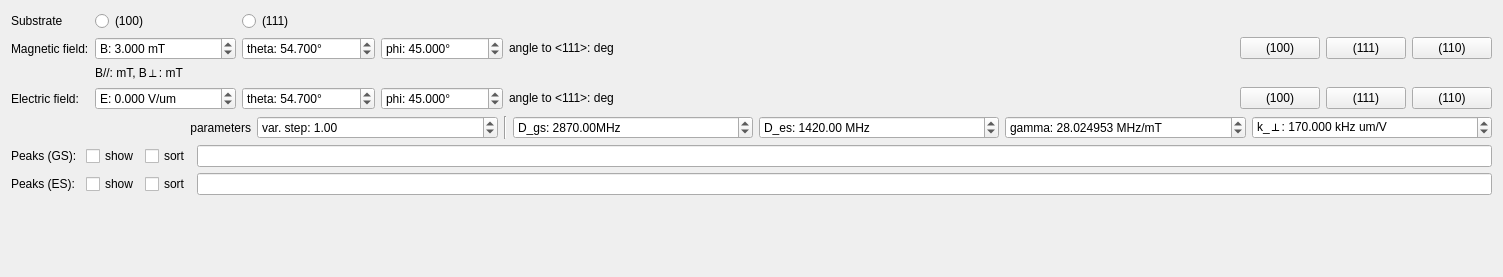
<?xml version="1.0" encoding="UTF-8"?>
<ui version="4.0">
 <class>ODMRPeaks</class>
 <widget class="QWidget" name="ODMRPeaks">
  <property name="geometry">
   <rect>
    <x>0</x>
    <y>0</y>
    <width>1503</width>
    <height>277</height>
   </rect>
  </property>
  <property name="sizePolicy">
   <sizepolicy hsizetype="Expanding" vsizetype="Preferred">
    <horstretch>0</horstretch>
    <verstretch>0</verstretch>
   </sizepolicy>
  </property>
  <property name="minimumSize">
   <size>
    <width>0</width>
    <height>0</height>
   </size>
  </property>
  <property name="windowTitle">
   <string>Form</string>
  </property>
  <layout class="QVBoxLayout" name="verticalLayout">
   <item>
    <layout class="QGridLayout" name="gridLayout_4">
     <item row="0" column="0">
      <widget class="QLabel" name="label_14">
       <property name="text">
        <string>Substrate</string>
       </property>
      </widget>
     </item>
     <item row="3" column="8">
      <widget class="QPushButton" name="E110Button">
       <property name="text">
        <string>(110)</string>
       </property>
      </widget>
     </item>
     <item row="1" column="5">
      <spacer name="horizontalSpacer_2">
       <property name="orientation">
        <enum>Qt::Horizontal</enum>
       </property>
       <property name="sizeHint" stdset="0">
        <size>
         <width>40</width>
         <height>20</height>
        </size>
       </property>
      </spacer>
     </item>
     <item row="1" column="3">
      <widget class="QDoubleSpinBox" name="BphiBox">
       <property name="prefix">
        <string>phi: </string>
       </property>
       <property name="suffix">
        <string>°</string>
       </property>
       <property name="decimals">
        <number>3</number>
       </property>
       <property name="minimum">
        <double>-999999999.000000000000000</double>
       </property>
       <property name="maximum">
        <double>999999999.000000000000000</double>
       </property>
       <property name="singleStep">
        <double>1.000000000000000</double>
       </property>
       <property name="value">
        <double>45.000000000000000</double>
       </property>
      </widget>
     </item>
     <item row="1" column="8">
      <widget class="QPushButton" name="B110Button">
       <property name="text">
        <string>(110)</string>
       </property>
      </widget>
     </item>
     <item row="1" column="0">
      <widget class="QLabel" name="label_10">
       <property name="text">
        <string>Magnetic field:</string>
       </property>
      </widget>
     </item>
     <item row="3" column="0">
      <widget class="QLabel" name="label_16">
       <property name="text">
        <string>Electric field:</string>
       </property>
      </widget>
     </item>
     <item row="3" column="2">
      <widget class="QDoubleSpinBox" name="EthetaBox">
       <property name="prefix">
        <string>theta: </string>
       </property>
       <property name="suffix">
        <string>°</string>
       </property>
       <property name="decimals">
        <number>3</number>
       </property>
       <property name="minimum">
        <double>-999999999.000000000000000</double>
       </property>
       <property name="maximum">
        <double>999999999.000000000000000</double>
       </property>
       <property name="singleStep">
        <double>1.000000000000000</double>
       </property>
       <property name="value">
        <double>54.700000000000003</double>
       </property>
      </widget>
     </item>
     <item row="3" column="6">
      <widget class="QPushButton" name="E100Button">
       <property name="text">
        <string>(100)</string>
       </property>
      </widget>
     </item>
     <item row="3" column="4">
      <widget class="QLabel" name="EangleLabel">
       <property name="text">
        <string>angle to &lt;111&gt;: deg</string>
       </property>
      </widget>
     </item>
     <item row="1" column="2">
      <widget class="QDoubleSpinBox" name="BthetaBox">
       <property name="prefix">
        <string>theta: </string>
       </property>
       <property name="suffix">
        <string>°</string>
       </property>
       <property name="decimals">
        <number>3</number>
       </property>
       <property name="minimum">
        <double>-999999999.000000000000000</double>
       </property>
       <property name="maximum">
        <double>999999999.000000000000000</double>
       </property>
       <property name="singleStep">
        <double>1.000000000000000</double>
       </property>
       <property name="value">
        <double>54.700000000000003</double>
       </property>
      </widget>
     </item>
     <item row="0" column="1">
      <widget class="QRadioButton" name="sub100Button">
       <property name="text">
        <string>(100)</string>
       </property>
      </widget>
     </item>
     <item row="1" column="7">
      <widget class="QPushButton" name="B111Button">
       <property name="text">
        <string>(111)</string>
       </property>
      </widget>
     </item>
     <item row="3" column="7">
      <widget class="QPushButton" name="E111Button">
       <property name="text">
        <string>(111)</string>
       </property>
      </widget>
     </item>
     <item row="3" column="1">
      <widget class="QDoubleSpinBox" name="EfieldBox">
       <property name="prefix">
        <string>E: </string>
       </property>
       <property name="suffix">
        <string> V/um</string>
       </property>
       <property name="decimals">
        <number>3</number>
       </property>
       <property name="minimum">
        <double>-999999999.000000000000000</double>
       </property>
       <property name="maximum">
        <double>999999999.000000000000000</double>
       </property>
       <property name="singleStep">
        <double>1.000000000000000</double>
       </property>
      </widget>
     </item>
     <item row="0" column="2">
      <widget class="QRadioButton" name="sub111Button">
       <property name="text">
        <string>(111)</string>
       </property>
      </widget>
     </item>
     <item row="1" column="1">
      <widget class="QDoubleSpinBox" name="BfieldBox">
       <property name="sizePolicy">
        <sizepolicy hsizetype="Preferred" vsizetype="Fixed">
         <horstretch>0</horstretch>
         <verstretch>0</verstretch>
        </sizepolicy>
       </property>
       <property name="prefix">
        <string>B: </string>
       </property>
       <property name="suffix">
        <string> mT</string>
       </property>
       <property name="decimals">
        <number>3</number>
       </property>
       <property name="minimum">
        <double>-999999999.000000000000000</double>
       </property>
       <property name="maximum">
        <double>999999999.000000000000000</double>
       </property>
       <property name="singleStep">
        <double>1.000000000000000</double>
       </property>
       <property name="value">
        <double>3.000000000000000</double>
       </property>
      </widget>
     </item>
     <item row="1" column="4">
      <widget class="QLabel" name="BangleLabel">
       <property name="text">
        <string>angle to &lt;111&gt;: deg</string>
       </property>
      </widget>
     </item>
     <item row="3" column="3">
      <widget class="QDoubleSpinBox" name="EphiBox">
       <property name="prefix">
        <string>phi: </string>
       </property>
       <property name="suffix">
        <string>°</string>
       </property>
       <property name="decimals">
        <number>3</number>
       </property>
       <property name="minimum">
        <double>-999999999.000000000000000</double>
       </property>
       <property name="maximum">
        <double>999999999.000000000000000</double>
       </property>
       <property name="singleStep">
        <double>1.000000000000000</double>
       </property>
       <property name="value">
        <double>45.000000000000000</double>
       </property>
      </widget>
     </item>
     <item row="2" column="1" colspan="3">
      <widget class="QLabel" name="BfieldLabel">
       <property name="text">
        <string>B//: mT, B⊥: mT</string>
       </property>
      </widget>
     </item>
     <item row="1" column="6">
      <widget class="QPushButton" name="B100Button">
       <property name="text">
        <string>(100)</string>
       </property>
      </widget>
     </item>
    </layout>
   </item>
   <item>
    <layout class="QHBoxLayout" name="horizontalLayout_4">
     <item>
      <widget class="QLabel" name="label_15">
       <property name="text">
        <string>parameters</string>
       </property>
       <property name="alignment">
        <set>Qt::AlignRight|Qt::AlignTrailing|Qt::AlignVCenter</set>
       </property>
      </widget>
     </item>
     <item>
      <widget class="QDoubleSpinBox" name="stepBox">
       <property name="prefix">
        <string>var. step: </string>
       </property>
       <property name="maximum">
        <double>999999999.000000000000000</double>
       </property>
       <property name="singleStep">
        <double>0.100000000000000</double>
       </property>
       <property name="value">
        <double>1.000000000000000</double>
       </property>
      </widget>
     </item>
     <item>
      <widget class="Line" name="line_2">
       <property name="orientation">
        <enum>Qt::Vertical</enum>
       </property>
      </widget>
     </item>
     <item>
      <widget class="QDoubleSpinBox" name="DgsBox">
       <property name="prefix">
        <string>D_gs: </string>
       </property>
       <property name="suffix">
        <string>MHz</string>
       </property>
       <property name="decimals">
        <number>2</number>
       </property>
       <property name="minimum">
        <double>-999999999.000000000000000</double>
       </property>
       <property name="maximum">
        <double>999999999.000000000000000</double>
       </property>
       <property name="value">
        <double>2870.000000000000000</double>
       </property>
      </widget>
     </item>
     <item>
      <widget class="QDoubleSpinBox" name="DesBox">
       <property name="prefix">
        <string>D_es: </string>
       </property>
       <property name="suffix">
        <string> MHz</string>
       </property>
       <property name="minimum">
        <double>-999999999.000000000000000</double>
       </property>
       <property name="maximum">
        <double>999999999.000000000000000</double>
       </property>
       <property name="value">
        <double>1420.000000000000000</double>
       </property>
      </widget>
     </item>
     <item>
      <widget class="QDoubleSpinBox" name="gammaBox">
       <property name="prefix">
        <string>gamma: </string>
       </property>
       <property name="suffix">
        <string> MHz/mT</string>
       </property>
       <property name="decimals">
        <number>6</number>
       </property>
       <property name="minimum">
        <double>-999999999.000000000000000</double>
       </property>
       <property name="maximum">
        <double>999999999.000000000000000</double>
       </property>
       <property name="value">
        <double>28.024953000000000</double>
       </property>
      </widget>
     </item>
     <item>
      <widget class="QDoubleSpinBox" name="kperpBox">
       <property name="prefix">
        <string>k_⊥: </string>
       </property>
       <property name="suffix">
        <string> kHz um/V</string>
       </property>
       <property name="decimals">
        <number>3</number>
       </property>
       <property name="minimum">
        <double>-999999999.000000000000000</double>
       </property>
       <property name="maximum">
        <double>999999999.000000000000000</double>
       </property>
       <property name="value">
        <double>170.000000000000000</double>
       </property>
      </widget>
     </item>
    </layout>
   </item>
   <item>
    <layout class="QGridLayout" name="gridLayout_2">
     <item row="2" column="3">
      <widget class="QLineEdit" name="esEdit">
       <property name="readOnly">
        <bool>true</bool>
       </property>
      </widget>
     </item>
     <item row="1" column="1">
      <widget class="QCheckBox" name="showgsBox">
       <property name="text">
        <string>show</string>
       </property>
      </widget>
     </item>
     <item row="1" column="0">
      <widget class="QLabel" name="label_12">
       <property name="text">
        <string>Peaks (GS): </string>
       </property>
      </widget>
     </item>
     <item row="2" column="1">
      <widget class="QCheckBox" name="showesBox">
       <property name="text">
        <string>show</string>
       </property>
      </widget>
     </item>
     <item row="1" column="3">
      <widget class="QLineEdit" name="gsEdit">
       <property name="readOnly">
        <bool>true</bool>
       </property>
      </widget>
     </item>
     <item row="2" column="0">
      <widget class="QLabel" name="label_13">
       <property name="text">
        <string>Peaks (ES): </string>
       </property>
      </widget>
     </item>
     <item row="1" column="2">
      <widget class="QCheckBox" name="sortgsBox">
       <property name="text">
        <string>sort</string>
       </property>
      </widget>
     </item>
     <item row="2" column="2">
      <widget class="QCheckBox" name="sortesBox">
       <property name="text">
        <string>sort</string>
       </property>
      </widget>
     </item>
    </layout>
   </item>
   <item>
    <spacer name="verticalSpacer">
     <property name="orientation">
      <enum>Qt::Vertical</enum>
     </property>
     <property name="sizeHint" stdset="0">
      <size>
       <width>20</width>
       <height>40</height>
      </size>
     </property>
    </spacer>
   </item>
  </layout>
 </widget>
 <tabstops>
  <tabstop>sub100Button</tabstop>
  <tabstop>sub111Button</tabstop>
  <tabstop>BfieldBox</tabstop>
  <tabstop>BthetaBox</tabstop>
  <tabstop>BphiBox</tabstop>
  <tabstop>B100Button</tabstop>
  <tabstop>B111Button</tabstop>
  <tabstop>B110Button</tabstop>
  <tabstop>EfieldBox</tabstop>
  <tabstop>EthetaBox</tabstop>
  <tabstop>EphiBox</tabstop>
  <tabstop>E100Button</tabstop>
  <tabstop>E111Button</tabstop>
  <tabstop>E110Button</tabstop>
  <tabstop>stepBox</tabstop>
  <tabstop>DgsBox</tabstop>
  <tabstop>DesBox</tabstop>
  <tabstop>gammaBox</tabstop>
  <tabstop>kperpBox</tabstop>
  <tabstop>showgsBox</tabstop>
  <tabstop>sortgsBox</tabstop>
  <tabstop>gsEdit</tabstop>
  <tabstop>showesBox</tabstop>
  <tabstop>sortesBox</tabstop>
  <tabstop>esEdit</tabstop>
 </tabstops>
 <resources/>
 <connections/>
</ui>
